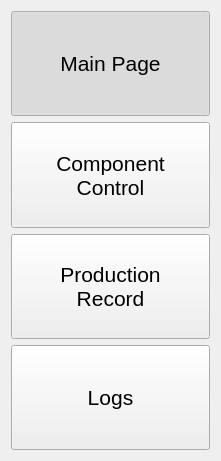
      <widget class="QWidget" name="MenuButtons" native="true">
       <property name="geometry">
        <rect>
         <x>10</x>
         <y>190</y>
         <width>221</width>
         <height>461</height>
        </rect>
       </property>
       <layout class="QVBoxLayout" name="verticalLayout_11">
        <item>
         <widget class="QPushButton" name="MainPageButton">
          <property name="sizePolicy">
           <sizepolicy hsizetype="Minimum" vsizetype="Preferred">
            <horstretch>0</horstretch>
            <verstretch>0</verstretch>
           </sizepolicy>
          </property>
          <property name="font">
           <font>
            <pointsize>16</pointsize>
           </font>
          </property>
          <property name="autoFillBackground">
           <bool>false</bool>
          </property>
          <property name="styleSheet">
           <string notr="true"/>
          </property>
          <property name="text">
           <string>Main Page</string>
          </property>
          <property name="icon">
           <iconset>
            <normaloff>icons/white/home-simple-door.svg</normaloff>icons/white/home-simple-door.svg</iconset>
          </property>
          <property name="iconSize">
           <size>
            <width>24</width>
            <height>24</height>
           </size>
          </property>
          <property name="checkable">
           <bool>true</bool>
          </property>
          <property name="checked">
           <bool>true</bool>
          </property>
          <attribute name="buttonGroup">
           <string notr="true">MenuButtonGroup</string>
          </attribute>
         </widget>
        </item>
        <item>
         <widget class="QPushButton" name="ComponentControlButton">
          <property name="sizePolicy">
           <sizepolicy hsizetype="Minimum" vsizetype="Preferred">
            <horstretch>0</horstretch>
            <verstretch>0</verstretch>
           </sizepolicy>
          </property>
          <property name="font">
           <font>
            <pointsize>16</pointsize>
           </font>
          </property>
          <property name="styleSheet">
           <string notr="true"/>
          </property>
          <property name="text">
           <string>Component
Control</string>
          </property>
          <property name="icon">
           <iconset>
            <normaloff>icons/white/dimmer-switch.svg</normaloff>icons/white/dimmer-switch.svg</iconset>
          </property>
          <property name="iconSize">
           <size>
            <width>24</width>
            <height>24</height>
           </size>
          </property>
          <property name="checkable">
           <bool>true</bool>
          </property>
          <attribute name="buttonGroup">
           <string notr="true">MenuButtonGroup</string>
          </attribute>
         </widget>
        </item>
        <item>
         <widget class="QPushButton" name="ProductionRecordButton">
          <property name="sizePolicy">
           <sizepolicy hsizetype="Minimum" vsizetype="Preferred">
            <horstretch>0</horstretch>
            <verstretch>0</verstretch>
           </sizepolicy>
          </property>
          <property name="font">
           <font>
            <pointsize>16</pointsize>
           </font>
          </property>
          <property name="styleSheet">
           <string notr="true"/>
          </property>
          <property name="text">
           <string>Production
Record</string>
          </property>
          <property name="icon">
           <iconset>
            <normaloff>icons/white/page.svg</normaloff>icons/white/page.svg</iconset>
          </property>
          <property name="iconSize">
           <size>
            <width>24</width>
            <height>24</height>
           </size>
          </property>
          <property name="checkable">
           <bool>true</bool>
          </property>
          <attribute name="buttonGroup">
           <string notr="true">MenuButtonGroup</string>
          </attribute>
         </widget>
        </item>
        <item>
         <widget class="QPushButton" name="LogsButton">
          <property name="sizePolicy">
           <sizepolicy hsizetype="Minimum" vsizetype="Preferred">
            <horstretch>0</horstretch>
            <verstretch>0</verstretch>
           </sizepolicy>
          </property>
          <property name="font">
           <font>
            <pointsize>16</pointsize>
           </font>
          </property>
          <property name="styleSheet">
           <string notr="true"/>
          </property>
          <property name="text">
           <string>Logs</string>
          </property>
          <property name="icon">
           <iconset>
            <normaloff>icons/white/multiple-pages.svg</normaloff>icons/white/multiple-pages.svg</iconset>
          </property>
          <property name="iconSize">
           <size>
            <width>24</width>
            <height>24</height>
           </size>
          </property>
          <property name="checkable">
           <bool>true</bool>
          </property>
          <attribute name="buttonGroup">
           <string notr="true">MenuButtonGroup</string>
          </attribute>
         </widget>
        </item>
       </layout>
      </widget>
